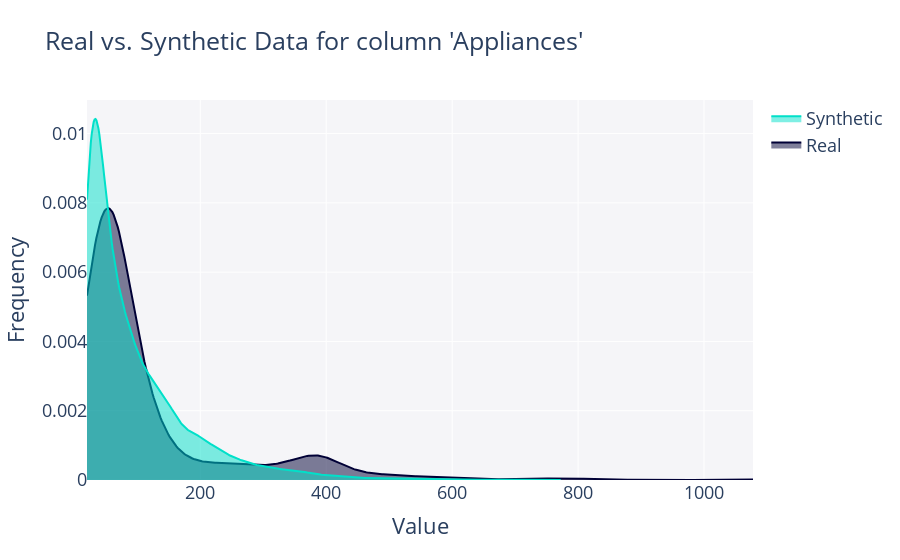

Notebook source saved alongside this figure:
### Markdown cell above
Another feature offered by SDV is the ability to visualize the data in 2D. This helps in identifying the patterns learned by the synthetic data and spotting differences between the real and synthetic distributions.

### Code cell
# Plot for the GaussianCopulaSynthesizer
fig_gaussian_SDV = get_column_plot(
    real_data=df,
    synthetic_data=synthetic_data_gaussian_SDV,
    metadata=metadata,
    column_name="Appliances"
)
    
fig_gaussian_SDV.show()

### Figure 1 — Plotly figure (JSON) as saved in the notebook; plotly's stock layout.template omitted (floating-point values rounded to 4 significant figures; data arrays with more than 128 entries replaced by an {"elided": "..."} marker saying what was removed)
{"data": [{"fill": "tozeroy", "hovertemplate": "<b>Real</b><br>Frequency: %{y}<extra></extra>", "legendgroup": "Real", "marker": {"color": "#000036"}, "mode": "lines", "name": "Real", "showlegend": true, "type": "scatter", "x": {"elided": "500 float values"}, "xaxis": "x", "y": {"elided": "500 float values"}, "yaxis": "y"}, {"fill": "tozeroy", "hovertemplate": "<b>Synthetic</b><br>Frequency: %{y}<extra></extra>", "legendgroup": "Synthetic", "marker": {"color": "#01E0C9"}, "mode": "lines", "name": "Synthetic", "showlegend": true, "type": "scatter", "x": {"elided": "500 float values"}, "xaxis": "x", "y": {"elided": "500 float values"}, "yaxis": "y"}], "layout": {"barmode": "overlay", "font": {"size": 18}, "hovermode": "closest", "legend": {"traceorder": "reversed"}, "plot_bgcolor": "#F5F5F8", "title": {"text": "Real vs. Synthetic Data for column 'Appliances'"}, "xaxis": {"anchor": "y2", "domain": [0, 1], "title": {"text": "Value"}, "zeroline": false}, "yaxis": {"anchor": "free", "domain": [0, 1], "position": 0, "title": {"text": "Frequency"}}}}
